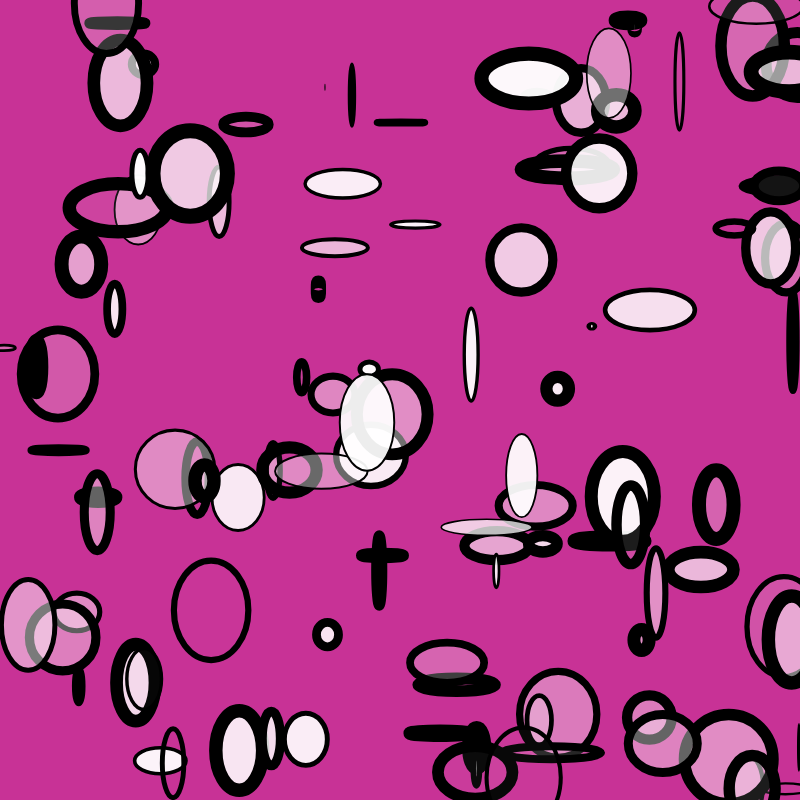
Frame 1 (no input)
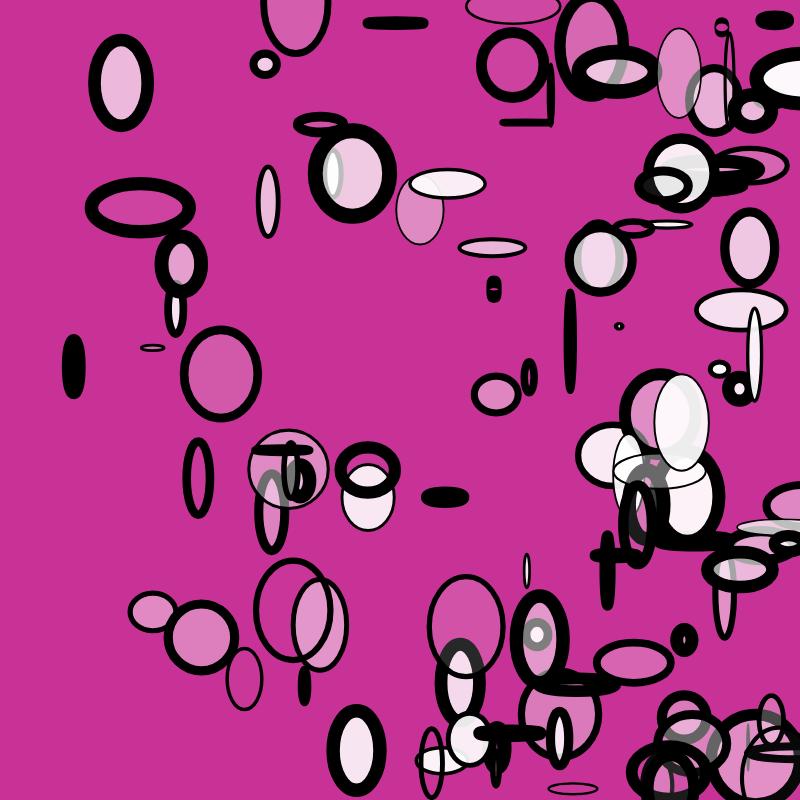
Frame 60 (no input)
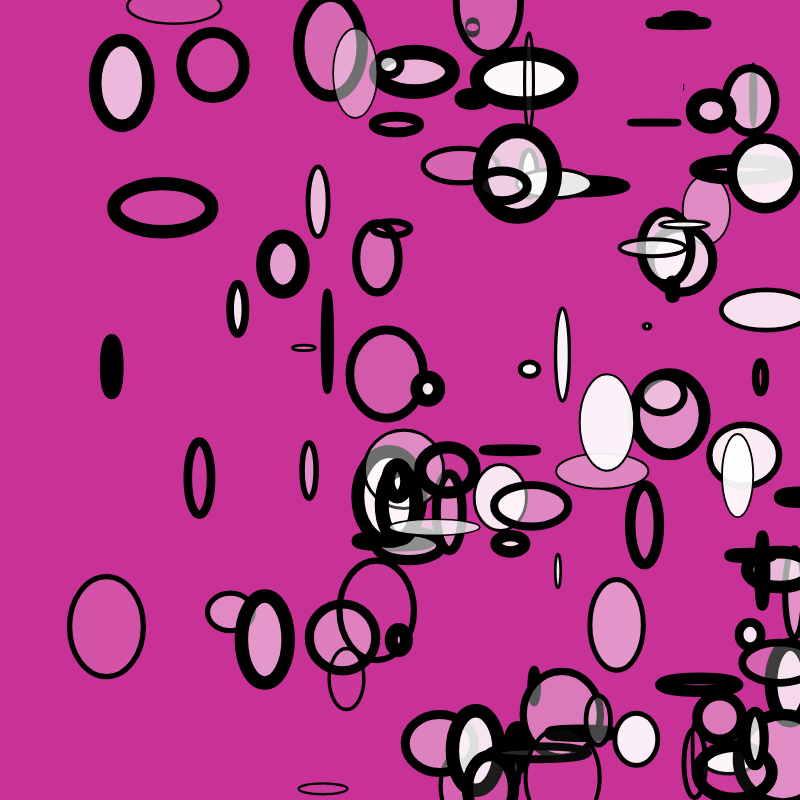
Frame 120 (the mouse pressed at the canvas centre since frame 60)

The p5.js sketch that drew these frames (run headless with seeded random() and noise() and a simulated clock; from frame 60 on, the mouse is pressed at the canvas centre):

// p5.js sketch
// ── sketch.js
/*
Another OOP demo, with array of objects.
*/

let ellipses = []; // declares object array
ellipses.length = 111; // sets length of array

function setup() 
{
	createCanvas(800, 800);
	
	for (let i = 0; i < ellipses.length; i++) 
	{
		ellipses[i] = new Movement(random(width), random(height), random(100), random(100));
	}
}

function draw() 
{
	background(200, 50, 150);
	for (let i = 0; i < ellipses.length; i++) 
	{
		ellipses[i].display();
		ellipses[i].move();
	}
}

class Movement 
{
	constructor(tempX, tempY, tempW, tempH)
	{
		this.x = tempX;
		this.y = tempY;
		this.w = tempW;
		this.h = tempH;
		this.xMove = random(6);
		this.ranStrokeWeight = random(1, 15);
		this.ranAlpha = random(255);
	}

	display() 
	{
		strokeWeight(this.ranStrokeWeight);
		fill(255, 255, 255, this.ranAlpha);
		ellipse(this.x, this.y, this.w, this.h);
	}

	move() 
	{
		this.x += this.xMove;
		
		if (this.x > width || this.x < 0) 
		{
			this.xMove = -this.xMove;
		}
	}
}
